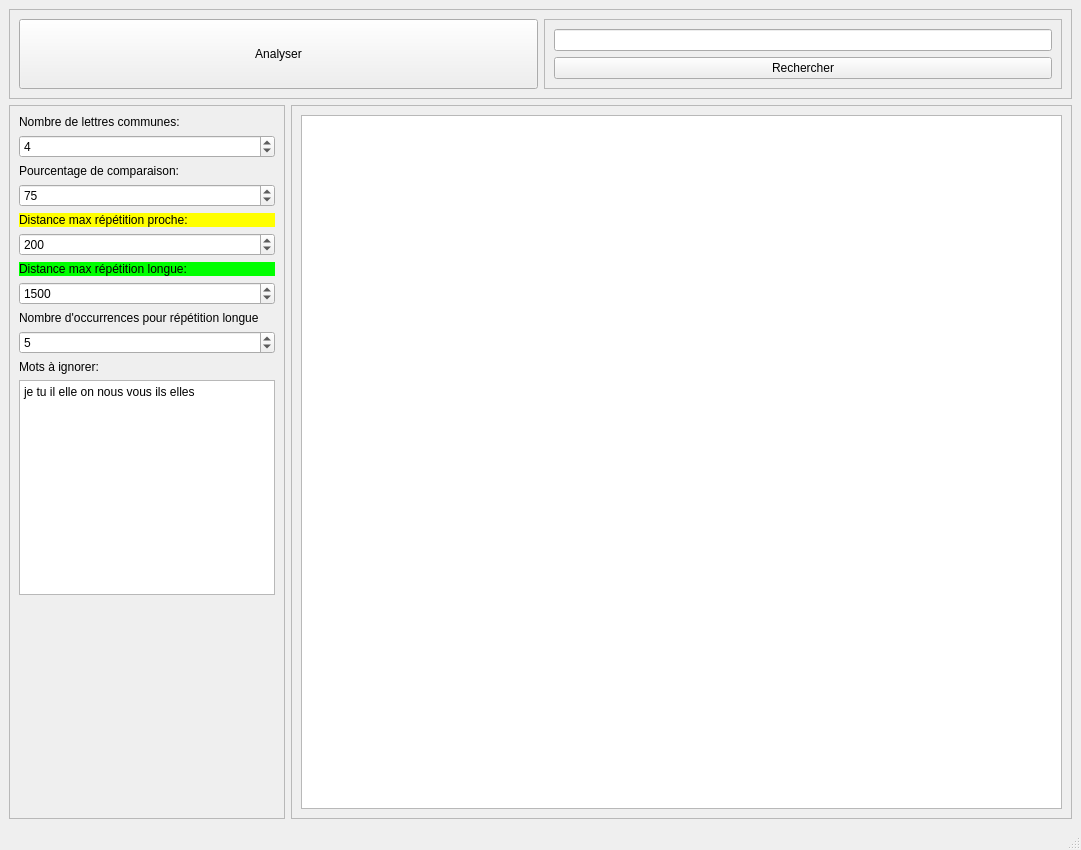
<?xml version="1.0" encoding="UTF-8"?>
<ui version="4.0">
 <class>MainWindow</class>
 <widget class="QMainWindow" name="MainWindow">
  <property name="geometry">
   <rect>
    <x>0</x>
    <y>0</y>
    <width>1081</width>
    <height>850</height>
   </rect>
  </property>
  <property name="windowTitle">
   <string>MainWindow</string>
  </property>
  <widget class="QWidget" name="centralwidget">
   <layout class="QGridLayout" name="gridLayout">
    <item row="1" column="0">
     <widget class="QFrame" name="frameParams">
      <property name="sizePolicy">
       <sizepolicy hsizetype="Fixed" vsizetype="Preferred">
        <horstretch>0</horstretch>
        <verstretch>0</verstretch>
       </sizepolicy>
      </property>
      <property name="frameShape">
       <enum>QFrame::StyledPanel</enum>
      </property>
      <property name="frameShadow">
       <enum>QFrame::Raised</enum>
      </property>
      <layout class="QVBoxLayout" name="verticalLayout_2">
       <item>
        <widget class="QLabel" name="label">
         <property name="text">
          <string>Nombre de lettres communes:</string>
         </property>
        </widget>
       </item>
       <item>
        <widget class="QSpinBox" name="nbLettreRepetition">
         <property name="value">
          <number>4</number>
         </property>
        </widget>
       </item>
       <item>
        <widget class="QLabel" name="label_2">
         <property name="text">
          <string>Pourcentage de comparaison:</string>
         </property>
        </widget>
       </item>
       <item>
        <widget class="QSpinBox" name="pourcentRepetition">
         <property name="maximum">
          <number>100</number>
         </property>
         <property name="value">
          <number>75</number>
         </property>
        </widget>
       </item>
       <item>
        <widget class="QLabel" name="label_3">
         <property name="styleSheet">
          <string notr="true">background-color: rgb(255, 255, 0);</string>
         </property>
         <property name="text">
          <string>Distance max répétition proche:</string>
         </property>
        </widget>
       </item>
       <item>
        <widget class="QSpinBox" name="distanceRepetition">
         <property name="maximum">
          <number>10000</number>
         </property>
         <property name="value">
          <number>200</number>
         </property>
        </widget>
       </item>
       <item>
        <widget class="QLabel" name="label_4">
         <property name="styleSheet">
          <string notr="true">background-color: rgb(0, 255, 0);</string>
         </property>
         <property name="text">
          <string>Distance max répétition longue:</string>
         </property>
        </widget>
       </item>
       <item>
        <widget class="QSpinBox" name="distanceRepetitionLongue">
         <property name="maximum">
          <number>10000</number>
         </property>
         <property name="value">
          <number>1500</number>
         </property>
        </widget>
       </item>
       <item>
        <widget class="QLabel" name="label_6">
         <property name="text">
          <string>Nombre d'occurrences pour répétition longue</string>
         </property>
        </widget>
       </item>
       <item>
        <widget class="QSpinBox" name="occurrenceRepetitionLongue">
         <property name="value">
          <number>5</number>
         </property>
        </widget>
       </item>
       <item>
        <widget class="QLabel" name="label_5">
         <property name="text">
          <string>Mots à ignorer:</string>
         </property>
        </widget>
       </item>
       <item>
        <widget class="QTextEdit" name="ignore">
         <property name="html">
          <string>&lt;!DOCTYPE HTML PUBLIC &quot;-//W3C//DTD HTML 4.0//EN&quot; &quot;http://www.w3.org/TR/REC-html40/strict.dtd&quot;&gt;
&lt;html&gt;&lt;head&gt;&lt;meta name=&quot;qrichtext&quot; content=&quot;1&quot; /&gt;&lt;style type=&quot;text/css&quot;&gt;
p, li { white-space: pre-wrap; }
&lt;/style&gt;&lt;/head&gt;&lt;body style=&quot; font-family:'Sans Serif'; font-size:9pt; font-weight:400; font-style:normal;&quot;&gt;
&lt;p style=&quot; margin-top:0px; margin-bottom:0px; margin-left:0px; margin-right:0px; -qt-block-indent:0; text-indent:0px;&quot;&gt;je tu il elle on nous vous ils elles&lt;/p&gt;&lt;/body&gt;&lt;/html&gt;</string>
         </property>
        </widget>
       </item>
       <item>
        <spacer name="verticalSpacer">
         <property name="orientation">
          <enum>Qt::Vertical</enum>
         </property>
         <property name="sizeHint" stdset="0">
          <size>
           <width>20</width>
           <height>40</height>
          </size>
         </property>
        </spacer>
       </item>
      </layout>
     </widget>
    </item>
    <item row="1" column="1">
     <widget class="QFrame" name="frameTexte">
      <property name="sizePolicy">
       <sizepolicy hsizetype="MinimumExpanding" vsizetype="MinimumExpanding">
        <horstretch>0</horstretch>
        <verstretch>0</verstretch>
       </sizepolicy>
      </property>
      <property name="frameShape">
       <enum>QFrame::StyledPanel</enum>
      </property>
      <property name="frameShadow">
       <enum>QFrame::Raised</enum>
      </property>
      <layout class="QVBoxLayout" name="verticalLayout">
       <item>
        <widget class="QPlainTextEdit" name="texte"/>
       </item>
      </layout>
     </widget>
    </item>
    <item row="0" column="0" colspan="2">
     <widget class="QFrame" name="frameBoutons">
      <property name="frameShape">
       <enum>QFrame::StyledPanel</enum>
      </property>
      <property name="frameShadow">
       <enum>QFrame::Raised</enum>
      </property>
      <layout class="QHBoxLayout" name="horizontalLayout">
       <item>
        <widget class="QPushButton" name="analyser">
         <property name="sizePolicy">
          <sizepolicy hsizetype="Minimum" vsizetype="Preferred">
           <horstretch>0</horstretch>
           <verstretch>0</verstretch>
          </sizepolicy>
         </property>
         <property name="text">
          <string>Analyser</string>
         </property>
        </widget>
       </item>
       <item>
        <widget class="QFrame" name="frame">
         <property name="frameShape">
          <enum>QFrame::StyledPanel</enum>
         </property>
         <property name="frameShadow">
          <enum>QFrame::Raised</enum>
         </property>
         <layout class="QVBoxLayout" name="verticalLayout_3">
          <item>
           <widget class="QLineEdit" name="motCherche">
            <property name="sizePolicy">
             <sizepolicy hsizetype="Preferred" vsizetype="Fixed">
              <horstretch>0</horstretch>
              <verstretch>0</verstretch>
             </sizepolicy>
            </property>
           </widget>
          </item>
          <item>
           <widget class="QPushButton" name="rechercher">
            <property name="text">
             <string>Rechercher</string>
            </property>
           </widget>
          </item>
         </layout>
        </widget>
       </item>
      </layout>
     </widget>
    </item>
   </layout>
  </widget>
  <widget class="QMenuBar" name="menubar">
   <property name="geometry">
    <rect>
     <x>0</x>
     <y>0</y>
     <width>1081</width>
     <height>20</height>
    </rect>
   </property>
  </widget>
  <widget class="QStatusBar" name="statusbar"/>
 </widget>
 <resources/>
 <connections/>
</ui>
